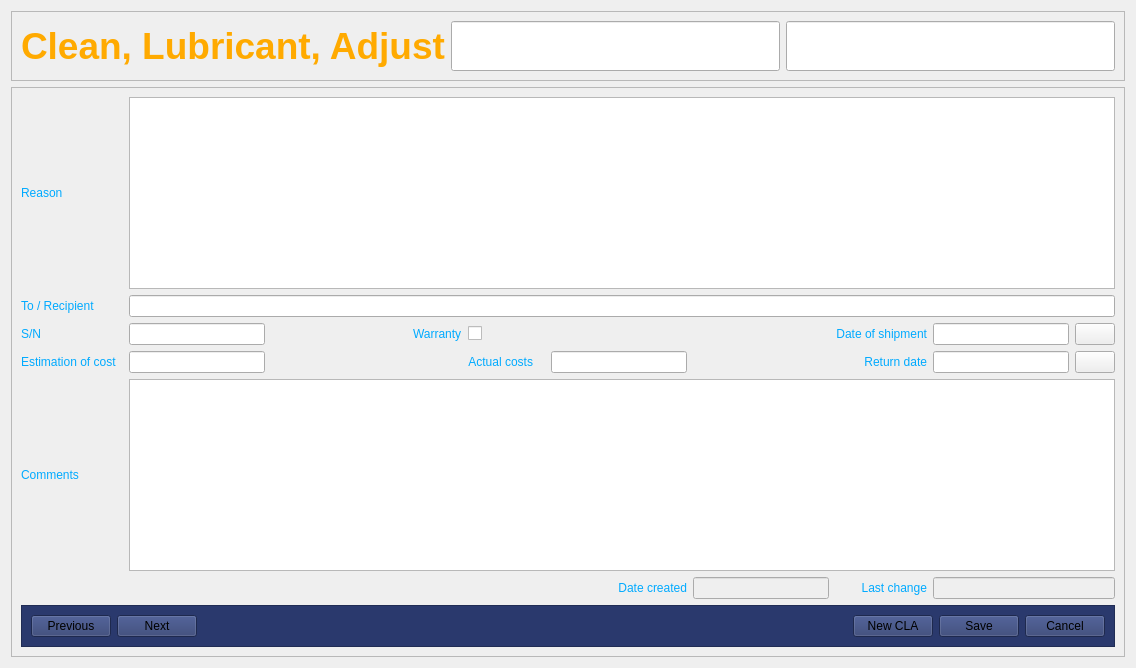
            <widget class="QWidget" name="tb_cla">
             <attribute name="icon">
              <iconset theme="QIcon::ThemeIcon::SystemReboot"/>
             </attribute>
             <attribute name="title">
              <string>CLA</string>
             </attribute>
             <layout class="QVBoxLayout" name="verticalLayout_5">
              <item>
               <widget class="QFrame" name="frame_23">
                <property name="font">
                 <font>
                  <pointsize>28</pointsize>
                  <underline>false</underline>
                 </font>
                </property>
                <property name="frameShape">
                 <enum>QFrame::Shape::StyledPanel</enum>
                </property>
                <property name="frameShadow">
                 <enum>QFrame::Shadow::Raised</enum>
                </property>
                <layout class="QHBoxLayout" name="horizontalLayout_18">
                 <item>
                  <widget class="QLabel" name="label_65">
                   <property name="font">
                    <font>
                     <pointsize>28</pointsize>
                     <bold>true</bold>
                     <underline>false</underline>
                    </font>
                   </property>
                   <property name="styleSheet">
                    <string notr="true">color: rgb(255, 170, 0);</string>
                   </property>
                   <property name="text">
                    <string>Clean, Lubricant, Adjust</string>
                   </property>
                  </widget>
                 </item>
                 <item>
                  <widget class="QLineEdit" name="le_cla_id"/>
                 </item>
                 <item>
                  <widget class="QLineEdit" name="le_cla_id_lens"/>
                 </item>
                </layout>
               </widget>
              </item>
              <item>
               <widget class="QFrame" name="frame_24">
                <property name="frameShape">
                 <enum>QFrame::Shape::StyledPanel</enum>
                </property>
                <property name="frameShadow">
                 <enum>QFrame::Shadow::Raised</enum>
                </property>
                <layout class="QGridLayout" name="gridLayout_8">
                 <item row="3" column="8">
                  <widget class="QLineEdit" name="le_cla_actual_cost"/>
                 </item>
                 <item row="5" column="8">
                  <widget class="QLabel" name="label_74">
                   <property name="styleSheet">
                    <string notr="true">color: rgb(0, 170, 255);</string>
                   </property>
                   <property name="text">
                    <string>Date created</string>
                   </property>
                   <property name="alignment">
                    <set>Qt::AlignmentFlag::AlignRight|Qt::AlignmentFlag::AlignTrailing|Qt::AlignmentFlag::AlignVCenter</set>
                   </property>
                  </widget>
                 </item>
                 <item row="3" column="12">
                  <widget class="QPushButton" name="pb_cla_date_return">
                   <property name="text">
                    <string/>
                   </property>
                   <property name="icon">
                    <iconset theme="QIcon::ThemeIcon::DocumentProperties"/>
                   </property>
                  </widget>
                 </item>
                 <item row="2" column="11">
                  <widget class="QLineEdit" name="le_cla_date_shipment"/>
                 </item>
                 <item row="5" column="11" colspan="2">
                  <widget class="QLineEdit" name="le_cla_datechanged">
                   <property name="enabled">
                    <bool>false</bool>
                   </property>
                  </widget>
                 </item>
                 <item row="2" column="10">
                  <widget class="QLabel" name="label_69">
                   <property name="styleSheet">
                    <string notr="true">color: rgb(0, 170, 255);</string>
                   </property>
                   <property name="text">
                    <string>Date of shipment</string>
                   </property>
                   <property name="alignment">
                    <set>Qt::AlignmentFlag::AlignRight|Qt::AlignmentFlag::AlignTrailing|Qt::AlignmentFlag::AlignVCenter</set>
                   </property>
                  </widget>
                 </item>
                 <item row="1" column="0">
                  <widget class="QLabel" name="label_67">
                   <property name="styleSheet">
                    <string notr="true">color: rgb(0, 170, 255);</string>
                   </property>
                   <property name="text">
                    <string>To / Recipient </string>
                   </property>
                  </widget>
                 </item>
                 <item row="3" column="2">
                  <widget class="QLineEdit" name="le_cla_eoc"/>
                 </item>
                 <item row="2" column="5">
                  <widget class="QCheckBox" name="le_cla_warranty">
                   <property name="sizePolicy">
                    <sizepolicy hsizetype="Maximum" vsizetype="Maximum">
                     <horstretch>0</horstretch>
                     <verstretch>0</verstretch>
                    </sizepolicy>
                   </property>
                   <property name="minimumSize">
                    <size>
                     <width>0</width>
                     <height>0</height>
                    </size>
                   </property>
                   <property name="sizeIncrement">
                    <size>
                     <width>0</width>
                     <height>0</height>
                    </size>
                   </property>
                   <property name="baseSize">
                    <size>
                     <width>0</width>
                     <height>0</height>
                    </size>
                   </property>
                   <property name="styleSheet">
                    <string notr="true">QCheckBox::indicator { width: 40; height: 40px;}
color: rgb(0, 170, 255);</string>
                   </property>
                   <property name="text">
                    <string/>
                   </property>
                   <property name="icon">
                    <iconset theme="QIcon::ThemeIcon::Battery"/>
                   </property>
                   <property name="iconSize">
                    <size>
                     <width>32</width>
                     <height>32</height>
                    </size>
                   </property>
                  </widget>
                 </item>
                 <item row="5" column="9">
                  <widget class="QLineEdit" name="le_cla_datecreated">
                   <property name="enabled">
                    <bool>false</bool>
                   </property>
                  </widget>
                 </item>
                 <item row="3" column="11">
                  <widget class="QLineEdit" name="le_cla_date_arrival"/>
                 </item>
                 <item row="2" column="3">
                  <spacer name="horizontalSpacer_15">
                   <property name="orientation">
                    <enum>Qt::Orientation::Horizontal</enum>
                   </property>
                   <property name="sizeHint" stdset="0">
                    <size>
                     <width>40</width>
                     <height>20</height>
                    </size>
                   </property>
                  </spacer>
                 </item>
                 <item row="4" column="2" colspan="11">
                  <widget class="QPlainTextEdit" name="le_cla_comments"/>
                 </item>
                 <item row="3" column="0">
                  <widget class="QLabel" name="label_70">
                   <property name="styleSheet">
                    <string notr="true">color: rgb(0, 170, 255);</string>
                   </property>
                   <property name="text">
                    <string>Estimation of cost</string>
                   </property>
                  </widget>
                 </item>
                 <item row="4" column="0">
                  <widget class="QLabel" name="label_73">
                   <property name="styleSheet">
                    <string notr="true">color: rgb(0, 170, 255);</string>
                   </property>
                   <property name="text">
                    <string>Comments</string>
                   </property>
                  </widget>
                 </item>
                 <item row="3" column="5">
                  <widget class="QLabel" name="label_71">
                   <property name="styleSheet">
                    <string notr="true">color: rgb(0, 170, 255);</string>
                   </property>
                   <property name="text">
                    <string>Actual costs</string>
                   </property>
                   <property name="alignment">
                    <set>Qt::AlignmentFlag::AlignRight|Qt::AlignmentFlag::AlignTrailing|Qt::AlignmentFlag::AlignVCenter</set>
                   </property>
                  </widget>
                 </item>
                 <item row="2" column="0">
                  <widget class="QLabel" name="label_68">
                   <property name="styleSheet">
                    <string notr="true">color: rgb(0, 170, 255);</string>
                   </property>
                   <property name="text">
                    <string>S/N</string>
                   </property>
                  </widget>
                 </item>
                 <item row="3" column="10">
                  <widget class="QLabel" name="label_72">
                   <property name="styleSheet">
                    <string notr="true">color: rgb(0, 170, 255);</string>
                   </property>
                   <property name="text">
                    <string>Return date</string>
                   </property>
                   <property name="alignment">
                    <set>Qt::AlignmentFlag::AlignRight|Qt::AlignmentFlag::AlignTrailing|Qt::AlignmentFlag::AlignVCenter</set>
                   </property>
                  </widget>
                 </item>
                 <item row="2" column="12">
                  <widget class="QPushButton" name="pb_cla_date_shipment">
                   <property name="text">
                    <string/>
                   </property>
                   <property name="icon">
                    <iconset theme="QIcon::ThemeIcon::DocumentProperties"/>
                   </property>
                  </widget>
                 </item>
                 <item row="0" column="2" colspan="11">
                  <widget class="QPlainTextEdit" name="le_cla_reason"/>
                 </item>
                 <item row="0" column="0">
                  <widget class="QLabel" name="label_66">
                   <property name="styleSheet">
                    <string notr="true">color: rgb(0, 170, 255);</string>
                   </property>
                   <property name="text">
                    <string>Reason </string>
                   </property>
                  </widget>
                 </item>
                 <item row="2" column="2">
                  <widget class="QLineEdit" name="le_cla_serial_no"/>
                 </item>
                 <item row="6" column="0" colspan="13">
                  <widget class="QFrame" name="frame_buttons">
                   <property name="styleSheet">
                    <string notr="true">background-color: rgb(42, 57, 109);</string>
                   </property>
                   <property name="frameShape">
                    <enum>QFrame::Shape::StyledPanel</enum>
                   </property>
                   <property name="frameShadow">
                    <enum>QFrame::Shadow::Raised</enum>
                   </property>
                   <layout class="QHBoxLayout" name="horizontalLayout_19">
                    <item>
                     <widget class="QPushButton" name="pb_cla_previous">
                      <property name="toolTip">
                       <string>Previous CLA record</string>
                      </property>
                      <property name="styleSheet">
                       <string notr="true"/>
                      </property>
                      <property name="text">
                       <string>Previous</string>
                      </property>
                      <property name="icon">
                       <iconset theme="QIcon::ThemeIcon::GoPrevious"/>
                      </property>
                      <property name="iconSize">
                       <size>
                        <width>32</width>
                        <height>32</height>
                       </size>
                      </property>
                     </widget>
                    </item>
                    <item>
                     <widget class="QPushButton" name="pb_cla_next">
                      <property name="toolTip">
                       <string>Next CLA record</string>
                      </property>
                      <property name="styleSheet">
                       <string notr="true"/>
                      </property>
                      <property name="text">
                       <string>Next</string>
                      </property>
                      <property name="icon">
                       <iconset theme="QIcon::ThemeIcon::GoNext"/>
                      </property>
                      <property name="iconSize">
                       <size>
                        <width>32</width>
                        <height>32</height>
                       </size>
                      </property>
                     </widget>
                    </item>
                    <item>
                     <spacer name="horizontalSpacer_14">
                      <property name="orientation">
                       <enum>Qt::Orientation::Horizontal</enum>
                      </property>
                      <property name="sizeHint" stdset="0">
                       <size>
                        <width>40</width>
                        <height>20</height>
                       </size>
                      </property>
                     </spacer>
                    </item>
                    <item>
                     <widget class="QPushButton" name="pb_cla_new">
                      <property name="toolTip">
                       <string>Add a new CLA record</string>
                      </property>
                      <property name="styleSheet">
                       <string notr="true"/>
                      </property>
                      <property name="text">
                       <string>New CLA</string>
                      </property>
                      <property name="icon">
                       <iconset theme="QIcon::ThemeIcon::SoftwareUpdateUrgent"/>
                      </property>
                      <property name="iconSize">
                       <size>
                        <width>32</width>
                        <height>32</height>
                       </size>
                      </property>
                     </widget>
                    </item>
                    <item>
                     <widget class="QPushButton" name="pb_cla_save">
                      <property name="toolTip">
                       <string>Save changes</string>
                      </property>
                      <property name="styleSheet">
                       <string notr="true"/>
                      </property>
                      <property name="text">
                       <string>Save</string>
                      </property>
                      <property name="icon">
                       <iconset theme="QIcon::ThemeIcon::DocumentSave"/>
                      </property>
                      <property name="iconSize">
                       <size>
                        <width>32</width>
                        <height>32</height>
                       </size>
                      </property>
                     </widget>
                    </item>
                    <item>
                     <widget class="QPushButton" name="pb_cla_cancel">
                      <property name="toolTip">
                       <string>Revert all changes</string>
                      </property>
                      <property name="styleSheet">
                       <string notr="true"/>
                      </property>
                      <property name="text">
                       <string>Cancel</string>
                      </property>
                      <property name="icon">
                       <iconset theme="QIcon::ThemeIcon::EditRedo"/>
                      </property>
                      <property name="iconSize">
                       <size>
                        <width>32</width>
                        <height>32</height>
                       </size>
                      </property>
                     </widget>
                    </item>
                   </layout>
                  </widget>
                 </item>
                 <item row="5" column="10">
                  <widget class="QLabel" name="label_75">
                   <property name="styleSheet">
                    <string notr="true">color: rgb(0, 170, 255);</string>
                   </property>
                   <property name="text">
                    <string>Last change</string>
                   </property>
                   <property name="alignment">
                    <set>Qt::AlignmentFlag::AlignRight|Qt::AlignmentFlag::AlignTrailing|Qt::AlignmentFlag::AlignVCenter</set>
                   </property>
                  </widget>
                 </item>
                 <item row="1" column="2" colspan="11">
                  <widget class="QLineEdit" name="le_cla_recipient"/>
                 </item>
                 <item row="3" column="9">
                  <spacer name="horizontalSpacer_13">
                   <property name="orientation">
                    <enum>Qt::Orientation::Horizontal</enum>
                   </property>
                   <property name="sizeHint" stdset="0">
                    <size>
                     <width>40</width>
                     <height>20</height>
                    </size>
                   </property>
                  </spacer>
                 </item>
                 <item row="2" column="4">
                  <widget class="QLabel" name="label_12">
                   <property name="styleSheet">
                    <string notr="true">color: rgb(0, 170, 255);</string>
                   </property>
                   <property name="text">
                    <string>Warranty</string>
                   </property>
                  </widget>
                 </item>
                </layout>
               </widget>
              </item>
             </layout>
            </widget>
